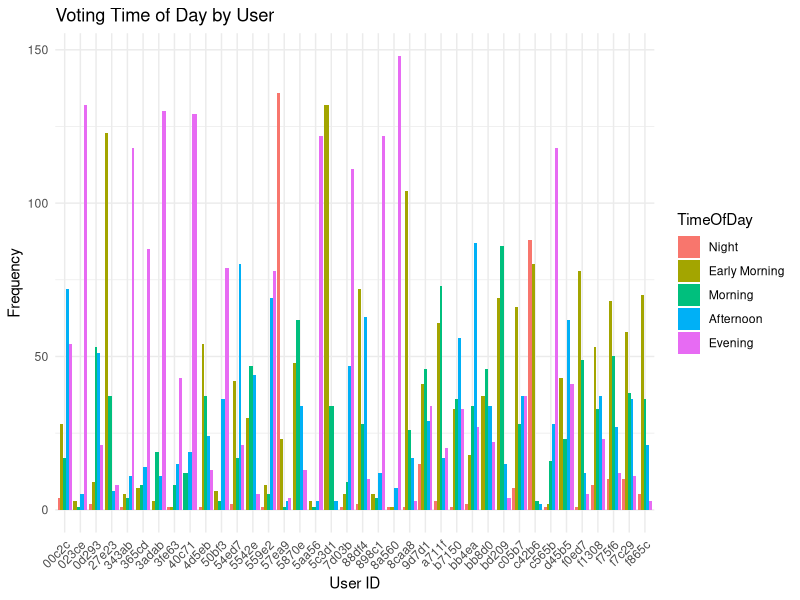
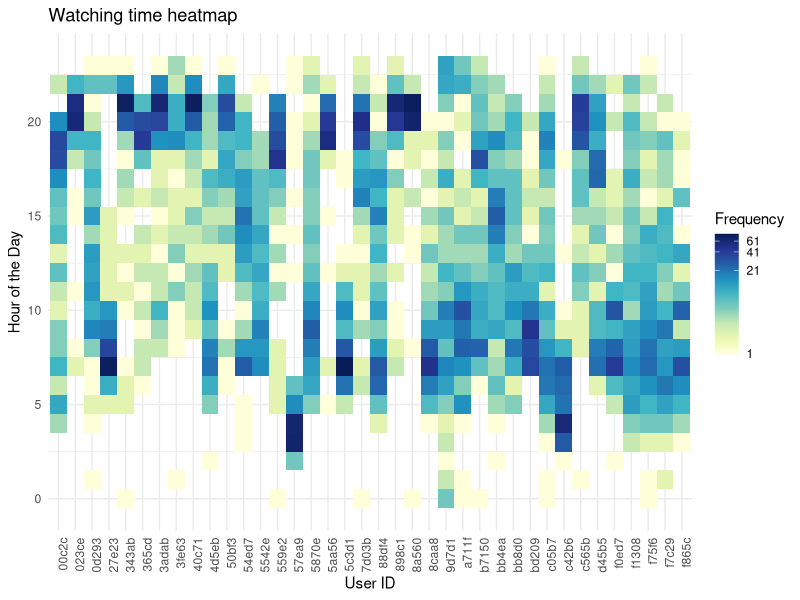
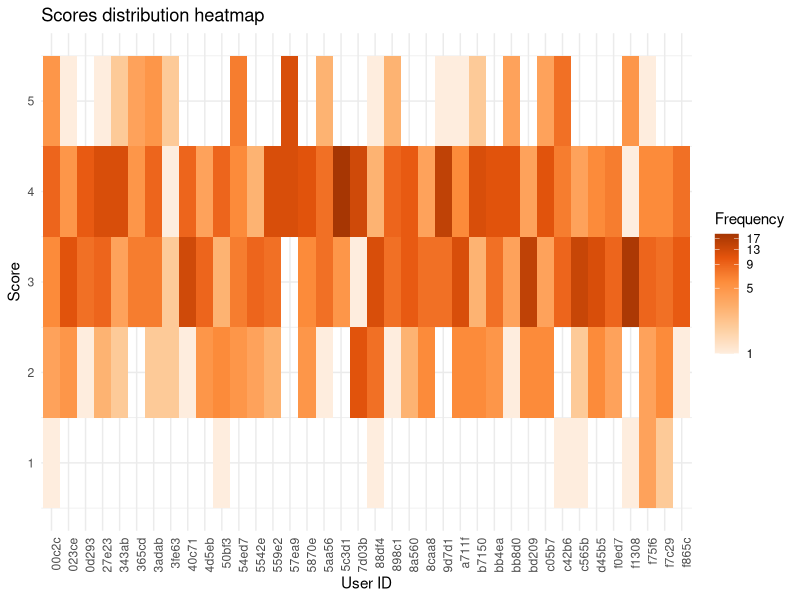
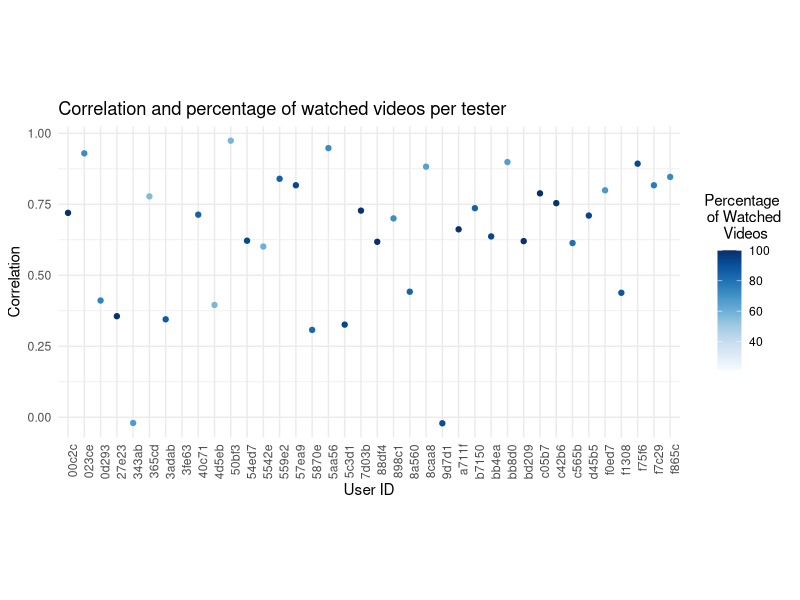

These figures' R source, in order:
## ---- chunk 1
library(tidyverse)
library(ggplot2)
library(RColorBrewer)
## ---- chunk 2
data_raw <- read_csv("data_for_plots.csv")
data_raw$hour <- format(as.POSIXct(data_raw$date), format = "%H")
data_raw$hour <- as.integer(data_raw$hour)
time_categories <- c("Night", "Early Morning", "Morning", "Afternoon", "Evening")

data_raw$TimeOfDay <- cut(
  data_raw$hour,
  breaks = c(0, 4, 8, 12, 18, 24),
  labels = time_categories,
  include.lowest = TRUE
)

ggplot(data_raw, aes(x = external_id, fill = TimeOfDay)) +
  geom_bar(position = "dodge") +
  labs(
    x = "User ID",
    y = "Frequency",
    title = "Voting Time of Day by User"
  ) +
  theme_minimal() +
  theme(axis.text.x = element_text(angle = 45, hjust = 1))

## ---- chunk 3
df <- read_csv("data_for_plots.csv")
df$hour <- format(as.POSIXct(df$date), format = "%H")
df$hour <- as.integer(df$hour)

heatmap_data <- df %>%
  group_by(external_id, hour) %>%
  dplyr::summarize(Frequency = n())

# Define color palette
color_palette <- brewer.pal(9, "YlGnBu")

# Create the heatmap
ggplot(heatmap_data, aes(x = external_id, y = hour, fill = Frequency)) +
  geom_tile() +
  scale_fill_gradientn(colors = color_palette, trans = "log", 
  breaks = seq(1, max(heatmap_data$Frequency), by = 20)) +
  labs(
    x = "User ID",
    y = "Hour of the Day",
    title = "Watching time heatmap"
  ) +
  theme_minimal() +
  theme(axis.text.x = element_text(angle = 90, hjust = 1))
## ---- chunk 4
df <- read_csv("data_for_plots.csv")
df$hour <- format(as.POSIXct(df$date), format = "%H")
df$hour <- as.integer(df$hour)
df <- df[complete.cases(df$q2),]

heatmap_data <- df %>%
  group_by(external_id, q2) %>%
  dplyr::summarize(Frequency = n())

# Define color palette
color_palette <- brewer.pal(6, "Oranges")

# Create the heatmap
ggplot(heatmap_data, aes(x = external_id, y = q2, fill = Frequency)) +
  geom_tile() +
  scale_fill_gradientn(colors = color_palette, trans = "log", 
  breaks = seq(1, max(heatmap_data$Frequency), by = 4)) +
  labs(
    x = "User ID",
    y = "Score",
    title = "Scores distribution heatmap"
  ) +
  theme_minimal() +
  theme(axis.text.x = element_text(angle = 90, hjust = 1))


## ---- chunk 5
library(RColorBrewer)
df_s <- read_csv("phase4_current_results.csv")

filtered_df <- df_s %>%
  filter(n == 7)

mean_scores <- filtered_df %>%
  group_by(week)  %>%
  dplyr::summarize(mean_score = mean(q2, na.rm = TRUE))

df_with_mean <- filtered_df %>%
  left_join(mean_scores, by = "week")


mean_correlation_per_user <- df_with_mean %>%
  group_by(external_id) %>%
  dplyr::summarize(mean_correlation = cor(q2, mean_score, use = "complete.obs"))

sum_watched_videos <- df_s %>%
  group_by(external_id) %>%
  dplyr::summarize(total_watched_videos = sum(n))

df_for_plot <- sum_watched_videos %>%
  left_join(mean_correlation_per_user, by = "external_id")

#this is to get percentage of watched videos (there were 175 videos in total)
df_for_plot$perc <- df_for_plot$total_watched_videos/1.75 

my_color_palette <- colorRampPalette(brewer.pal(9, "Blues"))(n = 100)

ggplot(df_for_plot, aes(x = external_id, y = mean_correlation, color = perc)) +
  geom_point() +
  scale_color_gradientn(colors = my_color_palette) +
  labs(x = "User ID", y = "Correlation", title = "Correlation and percentage of watched videos per tester") +
  theme_minimal() +
  theme(axis.text.x = element_text(angle = 90, hjust = 1), aspect.ratio = 0.5) +
  guides(color = guide_colorbar(title = "Percentage \n of Watched \n Videos", title.position = "top", title.hjust = 0.5, title.vjust = 1, wrap = TRUE))

